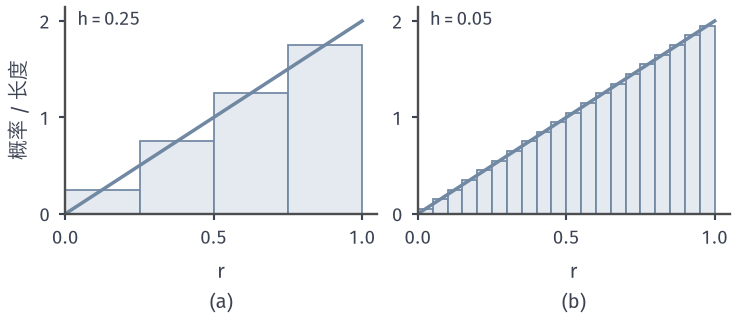

Reproduce this figure in Python.
from pathlib import Path
import sys
ROOT = next(p for p in Path(__file__).resolve().parents if (p/'build.sh').is_file() and (p/'tex/book.tex').is_file())
sys.path.insert(0, str(ROOT/'figures/07-probability/01-elementary-probability/matplotlib/rvd-common'))
from rvd_common import *
# Target: R = distance to the centre of a point placed uniformly in the unit disk, F(r)=r^2.
# Bars: exact P(r<R<=r+h)/h = 2r+h on cells of width h (probability per unit length); line: density 2r.
r = np.linspace(0, 1, 200)
fig, axs = figure(width_mm=104, height_mm=46, ncols=2)
for ax, h, letter in [(axs[0], .25, 'a'), (axs[1], .05, 'b')]:
    style(ax)
    left = np.arange(0, 1, h)
    height = ((left+h)**2-left**2)/h
    ax.bar(left, height, width=h, align='edge', color=BLUE_FILL, edgecolor=BLUE, linewidth=.7)
    ax.plot(r, 2*r, color=BLUE, lw=1.4)
    ax.set_xlim(0, 1.05); ax.set_ylim(0, 2.15); ax.set_xticks([0, .5, 1]); ax.set_yticks([0, 1, 2])
    ax.text(.04, 1.95, f'$h={h}$', fontsize=7.5)
    if letter == 'a':
        ax.set_ylabel('概率 / 长度')
    sub(ax, letter, '$r$')
save(fig, HERE(__file__), 'figure', {'formula': 'bar height = ((r+h)^2-r^2)/h = 2r+h', 'h': [.25, .05]})
